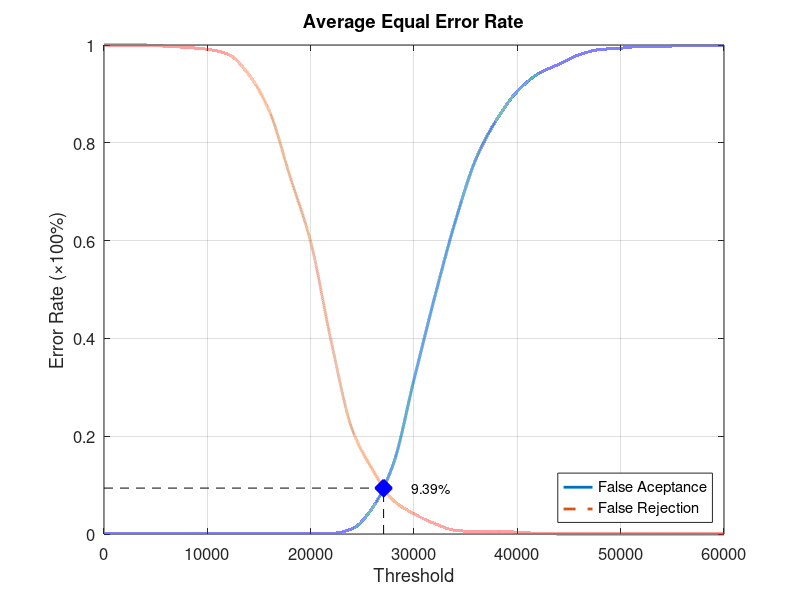
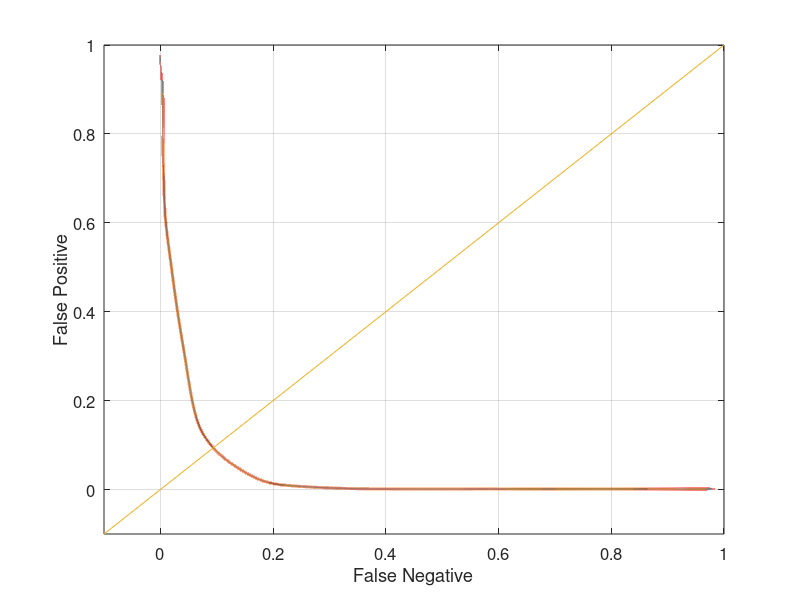

The MATLAB script that drew these images, in order:
function yEER = Experiment4Average
close all;
clear;
clc;
x = 0:2000:60000;
xq = 0:0.5:60000;

y0 = [0 0.00131579 0.00131579 0.00131579 0.00131579 0.00131579 0.00131579 0.00131579 0.00131579 0.00131579 0.00131579 0.00131579 0.0105263 0.0539474 0.143421 0.315789 0.484211 0.639474 0.767105 0.847368 0.905263 0.940789 0.960526 0.980263 0.990789 0.993421 0.997368 0.997368 0.998684 0.998684 1];
yy0 = interp1(x, y0, xq, 'pchip');
y1 = [1 1 1 0.9975 0.995 0.99125 0.98125 0.94 0.865 0.73125 0.5975 0.3925 0.215 0.13125 0.06875 0.04125 0.02125 0.0075 0.005 0.005 0.00375 0.00125 0 0 0 0 0 0 0 0 0];
yy1 = interp1(x, y1, xq, 'pchip');

% Calculating EER: 
y2 = abs(y0 - y1);
find(y2 == min(y2))
yy2 = abs(yy0 - yy1);
xEER = find(yy2 == min(yy2));
xEERIndex = xq(xEER) % X-axis EER
yEER = yy0(xEER) % Y-axis EER

main = figure
plot(xq, yy0,'-','LineWidth', 2);	hold on
plot(xq, yy1,'--','LineWidth', 2);	hold on
plot([xEERIndex xEERIndex], [0 yEER], 'k--');	hold on
plot([0 xEERIndex], [yEER yEER], 'k--');	hold on
plot(xEERIndex, yEER, 'bx', 'LineWidth', 10);	hold on
text(xEERIndex + 10 * xEERIndex / 100, yEER, [num2str(round((10000 * yEER)) / 100) '%'])
legend('False Aceptance', 'False Rejection', 'Location', 'SouthEast')
xlabel('Threshold')
ylabel('Error Rate (\times100%)')
title('Average Equal Error Rate')
set(gca, 'FontSize', 12)
axis([0 60000 0 1])
grid on

print(main, 'Experiment4AverageMain', '-dpng');
FNRxFPR = figure('Color', [1 1 1]);
plot(yy1, yy0, '-', yy1, yy0, 'LineWidth', 2);
hold on
y = -0.1:0.1:1
plot(y, y); 
set(gca, 'FontSize', 12)
xlabel('False Negative')
ylabel('False Positive')
axis([-0.1 1 -0.1 1])
set(gca, 'FontSize', 12)
grid on

print(FNRxFPR, 'Experiment4AverageFNRxFPR','-dpng');
end
